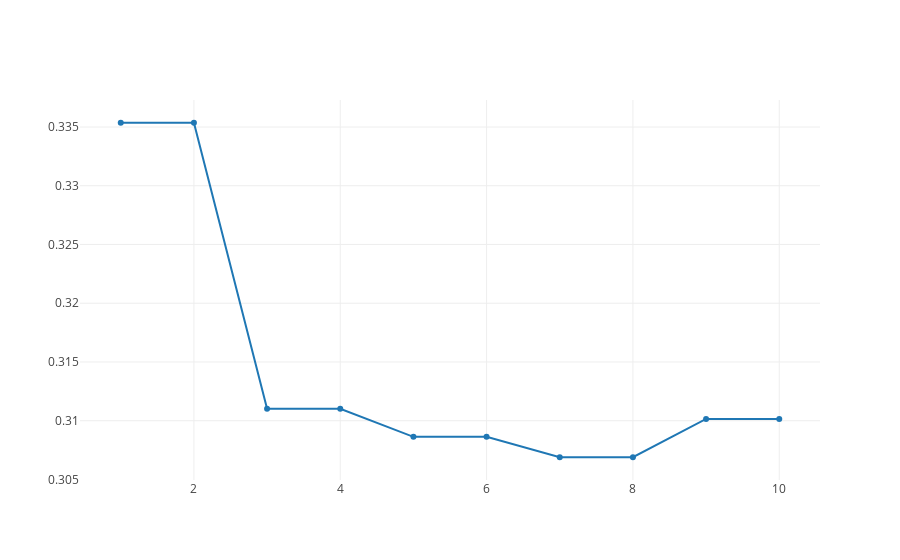

The cell this chart's notebook holds for it:
### Code cell
spam_knn_plot = go.Scatter(
    y = smap_knn_loos,
    x = rang,
    mode = 'lines+markers',
    name = 'lines+markers'
)

plotly.offline.iplot([spam_knn_plot], filename='line-mode')
plotly.offline.plot([spam_knn_plot], filename='spam_knn_plot.html', auto_open=False)

### Figure 1 — Plotly figure (JSON) as saved in the notebook; plotly's stock layout.template omitted (floating-point values rounded to 4 significant figures)
{"data": [{"mode": "lines+markers", "name": "lines+markers", "type": "scatter", "uid": "fbdee8ee-d604-4816-bca6-7ffff6651661", "x": [1, 2, 3, 4, 5, 6, 7, 8, 9, 10], "y": [0.3354, 0.3354, 0.311, 0.311, 0.3086, 0.3086, 0.3069, 0.3069, 0.3101, 0.3101]}], "layout": {}}
